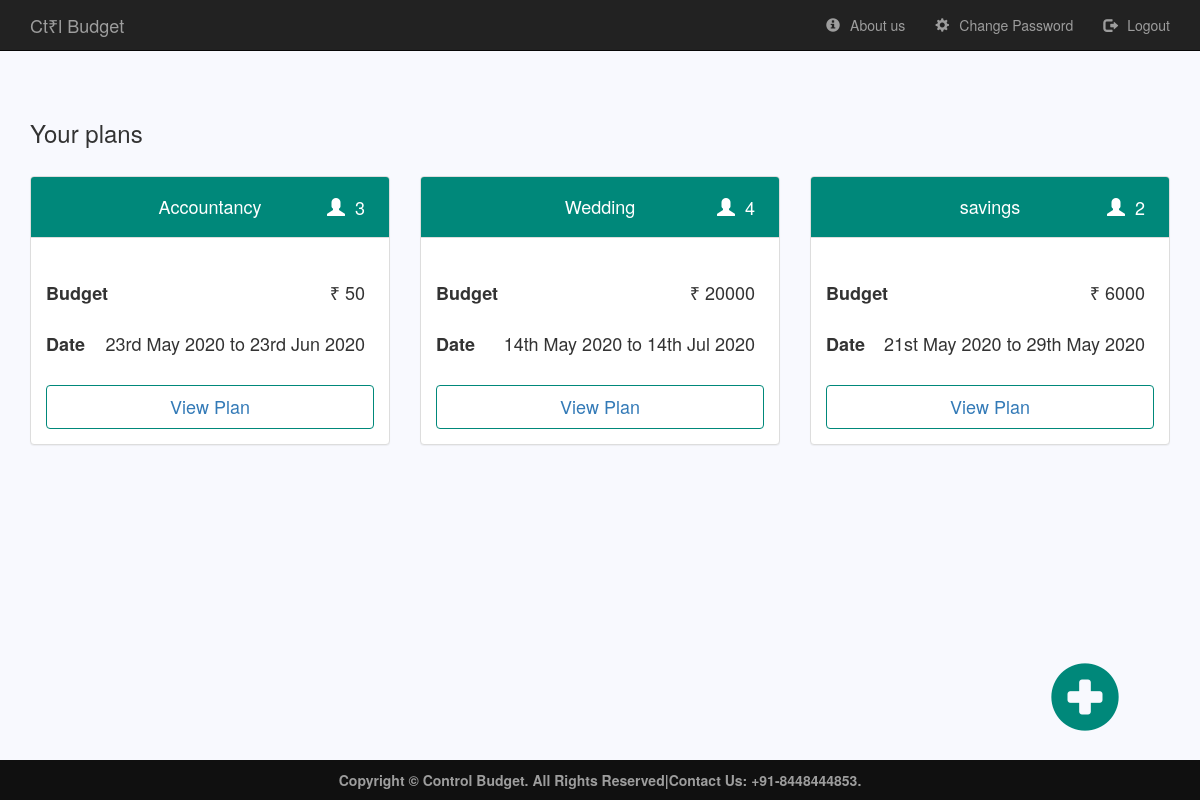
Page /home.php (signed in) on the committed database.
### tables this page shows
CREATE TABLE IF NOT EXISTS `plan` (
  `id` int(11) NOT NULL AUTO_INCREMENT,
  `user_id` int(11) NOT NULL,
  `title` varchar(255) NOT NULL,
  `people` int(11) NOT NULL,
  `budget` int(11) NOT NULL,
  `fromdate` date NOT NULL,
  `todate` date NOT NULL,
  PRIMARY KEY (`id`),
  KEY `user_id` (`user_id`)
);

### home.php (the view, shortened to what this page needs)
<!DOCTYPE html>
<html lang="en">
  <head>
    <link
      rel="stylesheet"
      href="Bootstrap/css/bootstrap.min.css"
      type="text/css"
      ;
    />
    <link rel="stylesheet" href="style/style.css" />
  </head>
  <body>
    <?php
   include "navbar.php";
   ?>
   <?php
   include "connect.php";
   $user_id=$_SESSION['id'];
   $planselect_query="select id,title,budget,people,date_format(fromdate,'%D %b %Y') as fromdate,date_format(todate,'%D %b %Y') as todate from plan where user_id='$user_id'";
   $planselect_query_exe=mysqli_query($signup,$planselect_query) or die(mysqli_error($signup));
   $planselect_row=mysqli_num_rows($planselect_query_exe);
   if(!$planselect_row){
     echo '<div class=container>
     <h3 class="margin mb-5">You donot have any active plans</h3>
     <div class="col-md-4  col-md-offset-4">
     <div class="panel panel-default">
     <div class="panel-body text-center p-5">
     <a href="newplan.php" class="btn" ><h4><span class="glyphicon glyphicon-plus-sign"></span>Create a new plan</h4></a>
     </div>
     </div>
     </div>
     </div>
     ';
    }else{
      echo '<div class=container>
      <h3 class="margin mb-5">Your plans</h3>
      <div class="row">';
      for($i=0;$i<$planselect_row;$i++){
     $planselect_fetch=mysqli_fetch_array($planselect_query_exe);
     $title=$planselect_fetch['title'];
     $id=$planselect_fetch['id'];
     $person=$planselect_fetch['people'];
     $budget=$planselect_fetch['budget'];
     $from=$planselect_fetch['fromdate'];
     $to=$planselect_fetch['todate'];
   echo "<div class=\"col-md-4\" >
           <div class=\"panel panel-default\">
            <div class=\"panel-heading  panel-head \">
            <h4 class=\"absolute small-m\" ><span class=\"glyphicon glyphicon-user\"></span>$person</h4>
             <h4 class=\"text-center\">$title</h4>
            </div>
            <div class=\"panel-body \">
            <div class=\"mb-5 mt-5\" >
            <h4 class=\"absolute \" >&#8377;  $budget</h4>
             <h4><b>Budget<b></h4>
             </div >
             <div class=\"mb-5\">
            <h4 class=\"absolute\" >$from to $to </h4>
             <h4 mt-1><b>Date</b></h4>
            </div>
            <a class=\"btn btn-block  button\" href=\"viewplan.php?id=$id\"><h4 class=\"margin-0\">View Plan</h4></a>
             </div>
          </div>
   </div>
   ";
   }
  echo '</div></div>
  <a href="newplan.php" class="btn" ><h1 class="big-btn"><span class="glyphicon glyphicon-plus-sign"></span></h1></a>';
  }
   ?>
    <?php
   include "footer.php";
   ?>
  </body>
</html>

### navbar.php (shortened to what this page needs)
<?php
echo '<nav class="navbar navbar-inverse navbar-expand-md navbar-fixed-top">
      <div class="container">
        <div class="navbar-header">
          <a class="navbar-brand"';if(!isset($_SESSION['id'])){echo 'href="index.php"';}else{echo 'href="home.php"';}  echo'>Ct&#8377;l Budget</a>
          <button
            type="button"
            class="navbar-toggle"
            data-toggle="collapse"
            data-target="#collapse"
          >
            <span class="icon-bar"></span>
            <span class="icon-bar"></span>
            <span class="icon-bar"></span>
          </button>
        </div>
        <div id="collapse" class="collapse navbar-collapse">
          <ul class="nav navbar-nav navbar-right">
            <li>
              <a href="aboutus.php"
                ><span class="glyphicon glyphicon-info-sign"></span>About us</a
              >
            </li>';
if(!isset($_SESSION['id'])){
   echo '<li>
              <a href="signup.php"
                ><span class="glyphicon glyphicon-user"></span>Sign Up</a
              >
            </li>
            <li>
              <a href="login.php"
                ><span class="glyphicon glyphicon-log-in"></span>Login</a
              >
            </li>
          </ul>
        </div>
      </div>
    </nav>';
}else {
              echo '<li>
              <a href="changepassword.php"
                ><span class="glyphicon glyphicon-cog"></span>Change Password</a
              >
            </li>
            <li>
              <a href="logout.php"
                ><span class="glyphicon glyphicon-log-out"></span>Logout</a
              >
            </li>
          </ul>
        </div>
      </div>
    </nav>';
}
?>

### footer.php
<?php
echo '<footer>
      <div class="container">
        <center>
          Copyright © Control Budget. All Rights Reserved|Contact Us:
          +91-8448444853.
        </center>
      </div>
    </footer>';
?>

### style/style.css (style rules this page uses)
span { margin-right: 10px; }
.glyphicon-plus-sign { color: #00887A; }
body { min-height: 100vh; background-color: rgb(248,249,254); }
footer { position: fixed; bottom: 0; padding: 10px 0; width:100%; background-color: #101010; color:#9d9d9d; z-index:1000; }
.margin { margin-top:15vh; }
.small-m { margin-top:10px!important; }
button,.panel-default>.panel-head,.link { background-color: #00887A; color: white; }
.mt-5 { margin-top: 30px; }
.mb-5 { margin-bottom:30px; }
.margin-0 { margin:5px 0; }
.button { border: 1px solid #00887A; background-color: transparent; transition: all 0.3s linear; }
.absolute { position: absolute; right: 40px; margin-top: 0px; }
.big-btn { position: fixed; right:70px; bottom:50px; font-size: 70px; }

### rows in the picture
plan: people "3", title "Accountancy", budget "50", from "23rd May 2020", to "23rd Jun 2020"
plan: people "4", title "Wedding", budget "20000", from "14th May 2020", to "14th Jul 2020"
plan: people "2", title "savings", budget "6000", from "21st May 2020", to "29th May 2020"
